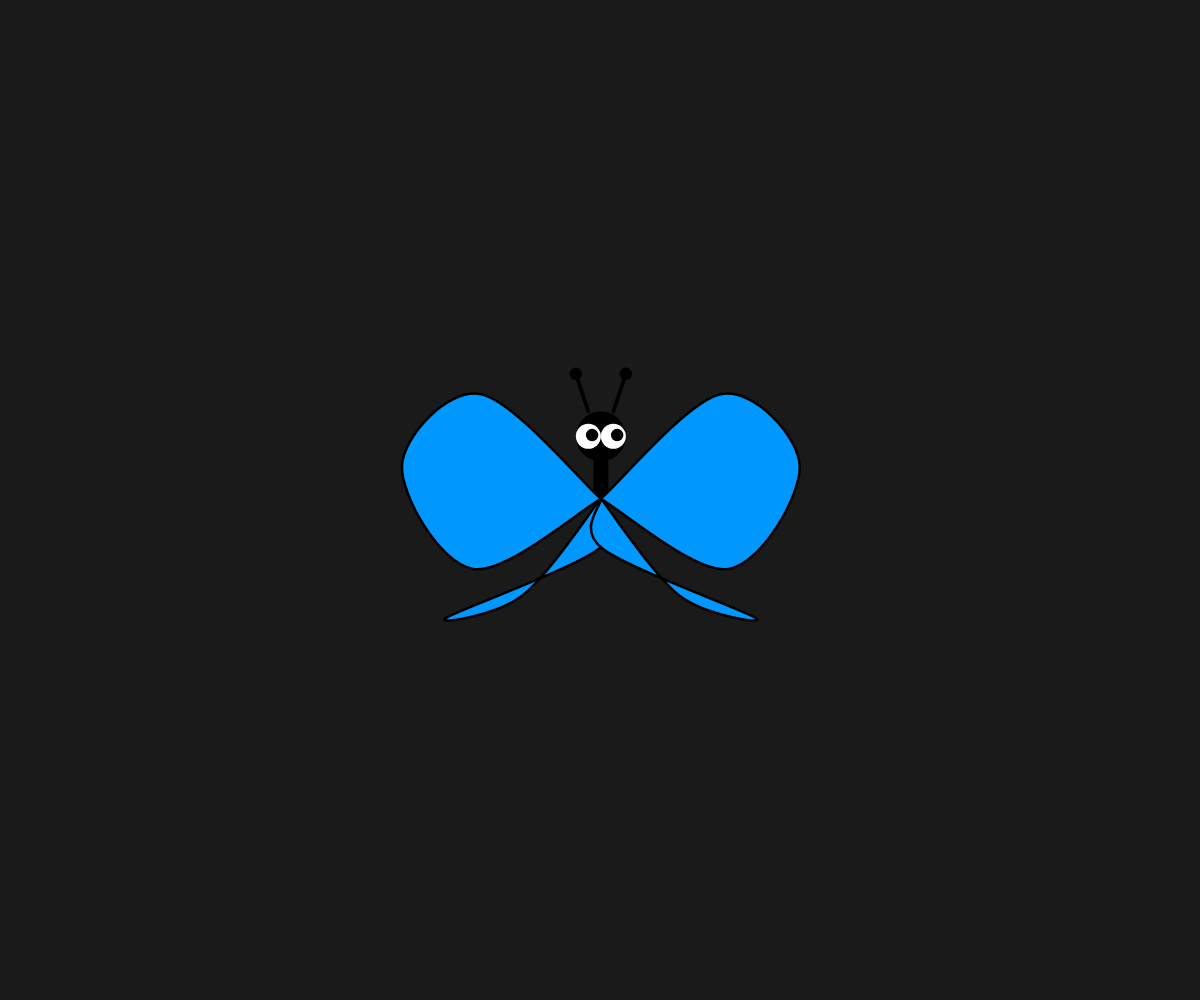
Frame 1 (no input)
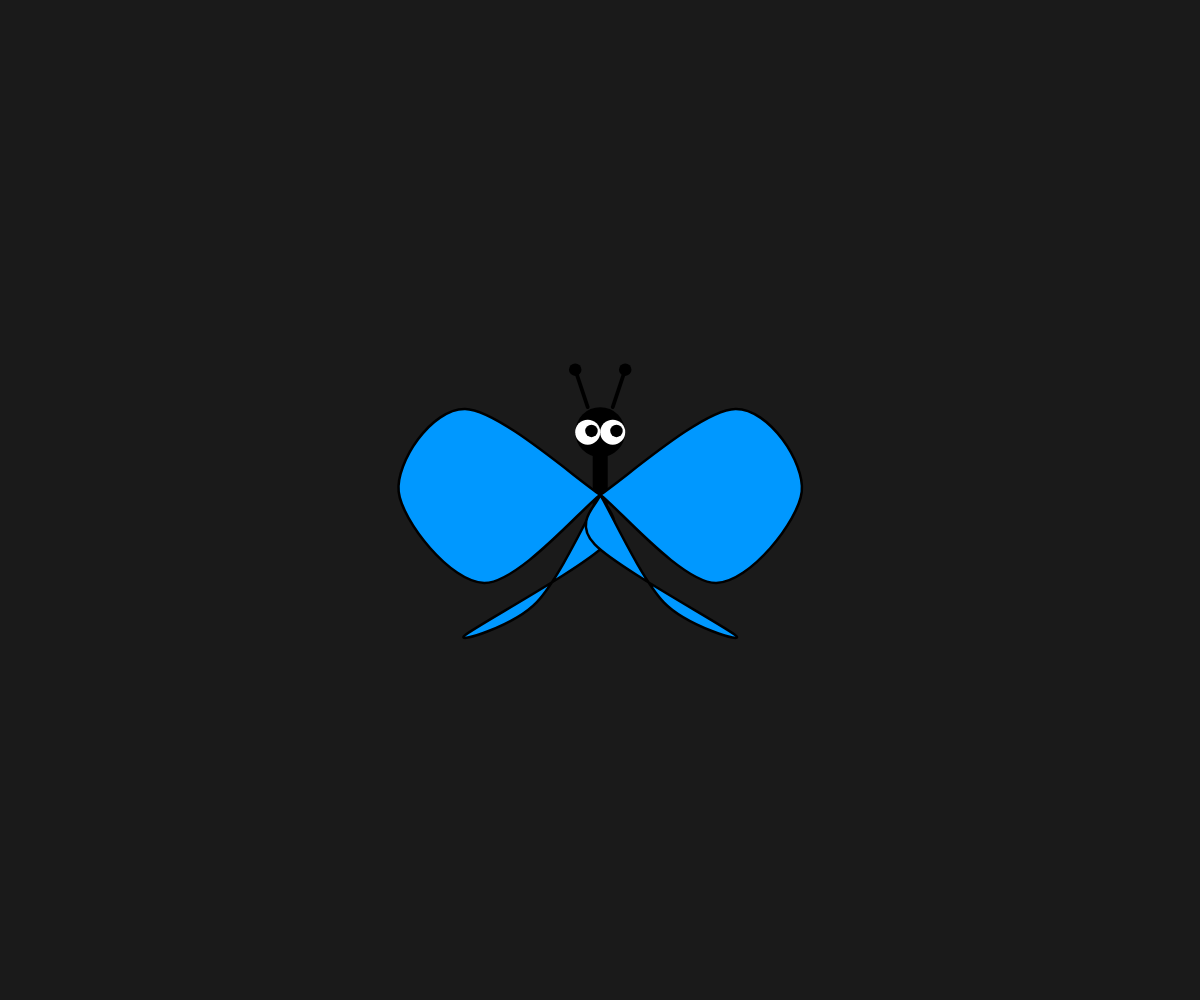
Frame 60 (no input)
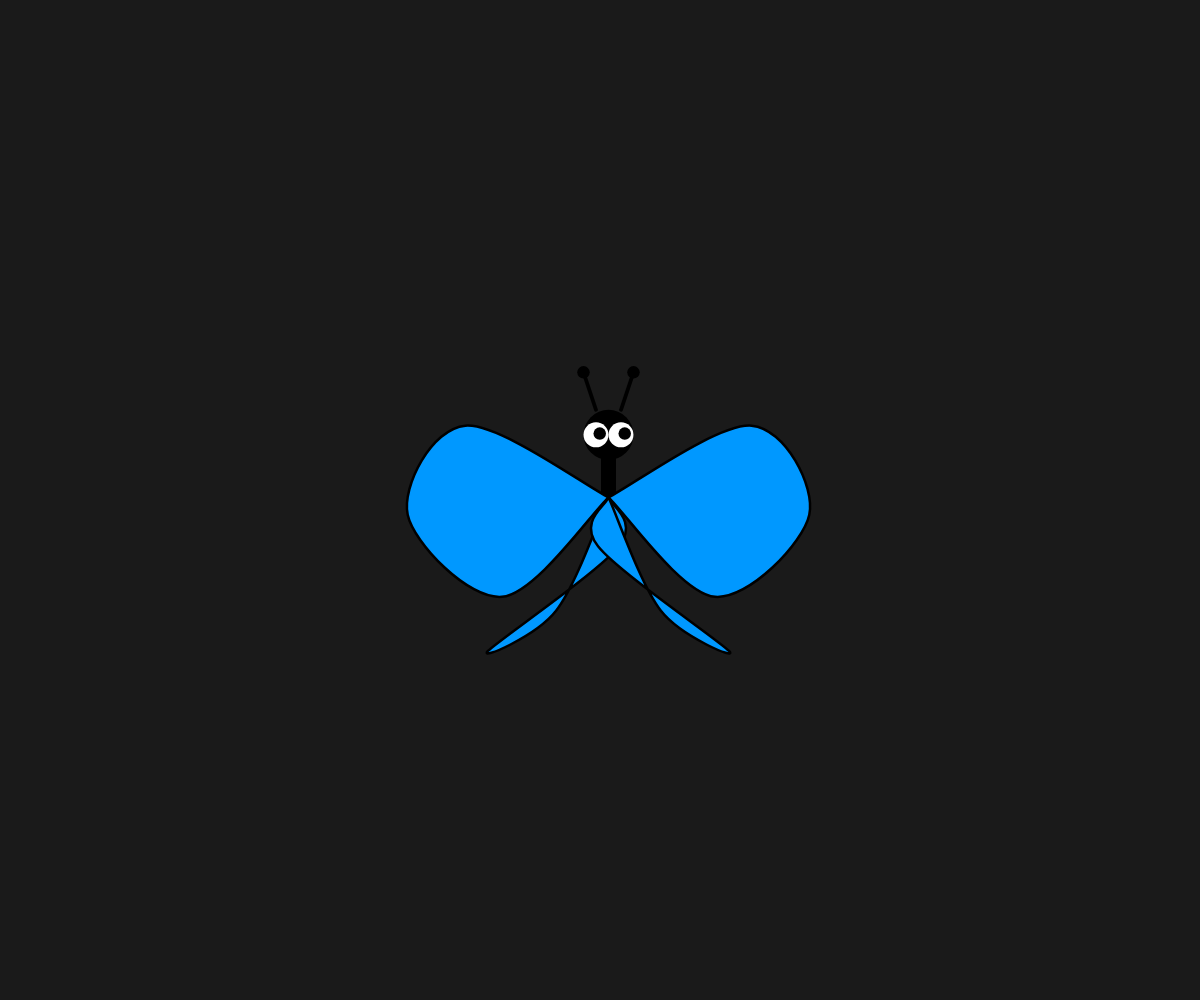
Frame 120 (the mouse pressed at the canvas centre since frame 60)

The p5.js sketch that drew these frames (run headless with seeded random() and noise() and a simulated clock; from frame 60 on, the mouse is pressed at the canvas centre):

// p5.js sketch
// ── sketch.js
//This is my little sketch to make a fun butterfly.

let myButterfly;

function setup() {
 
  createCanvas(windowWidth, windowHeight);
  
  // givin the butterfly a nameee
  myButterfly = new Butterfly("Flappy", width / 2, height / 2);
}

function draw() {
  // darker bg
  background(26, 26, 26);

  // making the butterfly moveeee
  myButterfly.move();
  myButterfly.flap();
  myButterfly.show();
}



class Butterfly {
  // We set up our butterfly with a name and starting position
  constructor(name, x, y) {
    this.name = name;
    this.x = x;
    this.y = y;
    
    // setting a few things to control its look and how it moves
    
    this.wingSpeed = 0.1;
    this.wingAngle = 0;
    
    // blueeeeeeeeeeee butterflyy
    this.bodyColor = color(0);
    this.wingColor = color('rgb(0,152,255)');
  }

  // This is the function that draws the butterfly on the screen
  show() {
    
    
    // using push() and pop() so our changes don't mess up anything else we draw
    
    push();
    translate(this.x, this.y);
    scale(2.5);

    // Making the wings flap
    let flapAngle = sin(this.wingAngle) * PI / 8;

    // Drawing the body
    noStroke();
    fill(this.bodyColor);
    rect(-3, -20, 6, 40, 3);
    ellipse(0, -25, 20, 20);

    // Drawing the googly eyes
    fill(255);
    ellipse(-5, -25, 10, 10);
    ellipse(5, -25, 10, 10);

    fill(0);
    ellipse(-3.5, -25.5, 5, 5);
    ellipse(6.5, -25.5, 5, 5);

    // Drawing the antennae
    stroke(this.bodyColor);
    strokeWeight(1.5);
    line(-5, -35, -10, -50);
    line(5, -35, 10, -50);
    noStroke();
    fill(this.bodyColor);
    ellipse(-10, -50, 5);
    ellipse(10, -50, 5);
    
    // Now for the actual wings! We'll use a curved shape.
    fill(this.wingColor);
    stroke(this.bodyColor);
    strokeWeight(1);
    
    // Left wings
    push();
    rotate(flapAngle);
    
    beginShape();
    curveVertex(0, 0);
    curveVertex(0, 0);
    curveVertex(-50, -40);
    curveVertex(-80, -10);
    curveVertex(-50, 30);
    curveVertex(0, 0);
    curveVertex(0, 0);
    endShape();

    beginShape();
    curveVertex(0, 0);
    curveVertex(0, 0);
    curveVertex(-30, 40);
    curveVertex(-60, 50);
    curveVertex(0, 20);
    curveVertex(0, 0);
    curveVertex(0, 0);
    endShape();
    
    pop();

    // Right wings
    push();
    rotate(-flapAngle);
    
    beginShape();
    curveVertex(0, 0);
    curveVertex(0, 0);
    curveVertex(50, -40);
    curveVertex(80, -10);
    curveVertex(50, 30);
    curveVertex(0, 0);
    curveVertex(0, 0);
    endShape();
    
    beginShape();
    curveVertex(0, 0);
    curveVertex(0, 0);
    curveVertex(30, 40);
    curveVertex(60, 50);
    curveVertex(0, 20);
    curveVertex(0, 0);
    curveVertex(0, 0);
    endShape();
    
    pop();
    
    pop();
  }

  // making the wings move up and down
  flap() {
    this.wingAngle += this.wingSpeed;
  }

  // This is how our butterfly wanders around
  move() {
    this.x += random(-2, 2);
    this.y += random(-2, 2);
  }
}
// ── style.css
html, body {
  margin: 0;
  padding: 0;
  background-color: #1a1a1a;
  color: #ffffff;
}
canvas {
  display: block;
}
